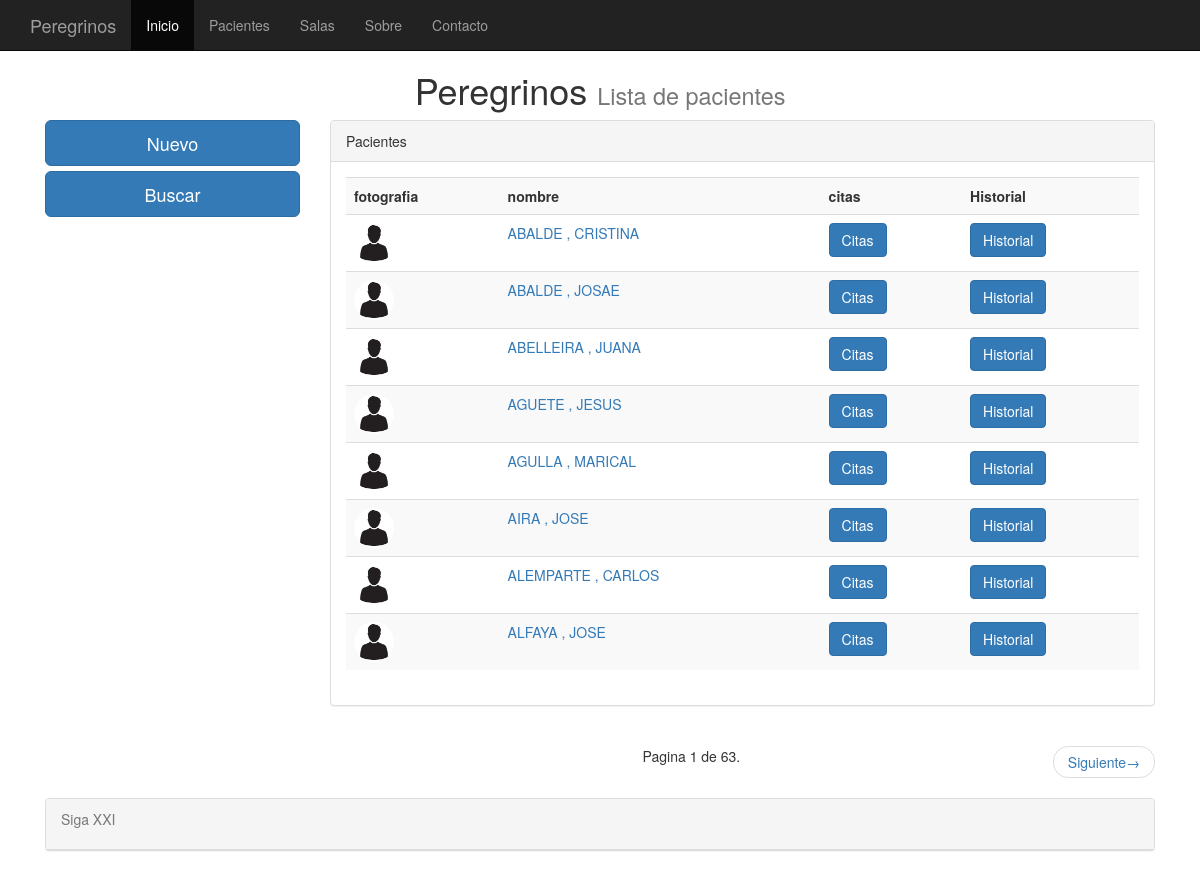
Before: /pacientes/ with the older database file.
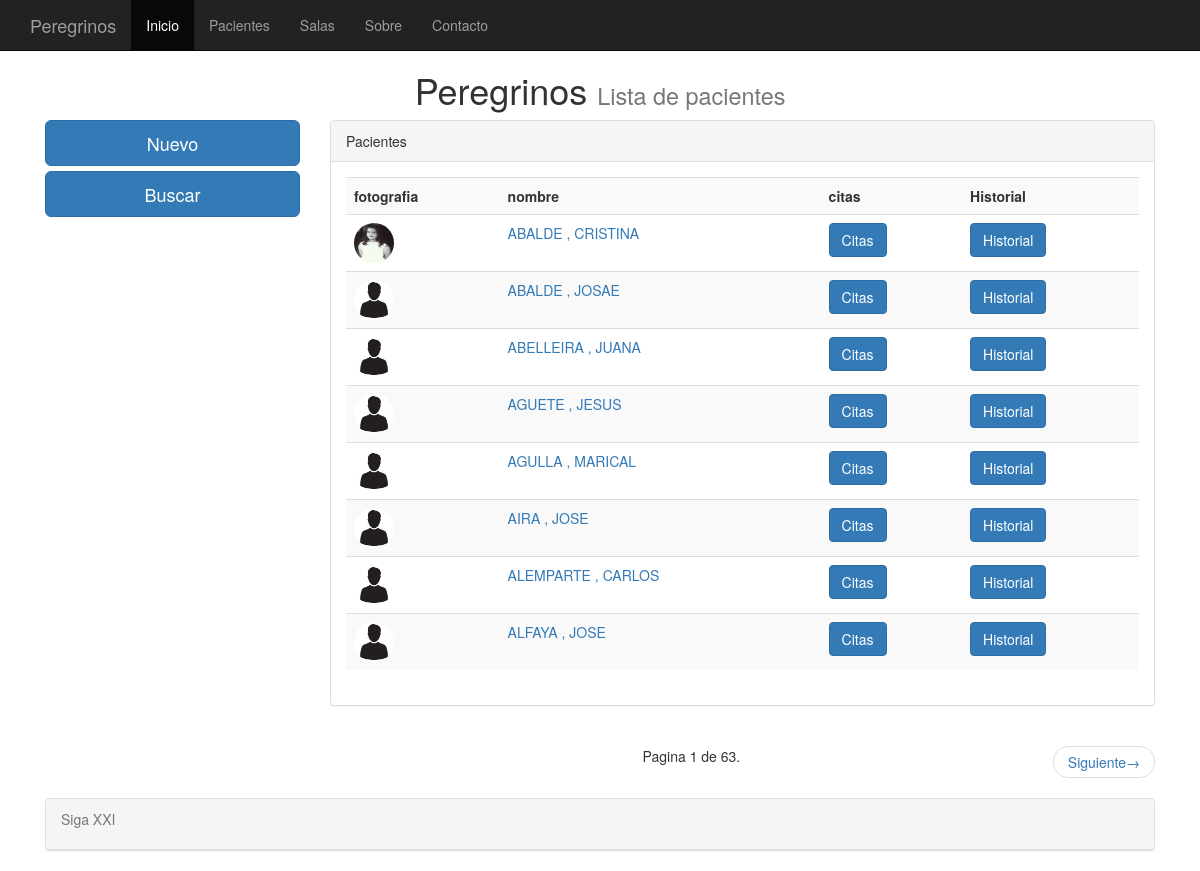
After: the same page with the newer database file.
### clinica/models.py (models this page shows, shortened)
class clientes(models.Model):
    nombre = models.CharField(max_length=75)
    apellidos = models.CharField(max_length=75)
    telefono =  models.PositiveIntegerField(null=True, blank=True)
    telefono2 = models.PositiveIntegerField(null=True, blank=True)
    antiguedad = models.DateTimeField(default=datetime.now, blank=True)
    fotografia = models.ImageField(upload_to='imagenes', blank=True)

### clinica/views.py (the view)
# urls.py: url(r'^pacientes/',ListaPacientes.as_view(), name = 'ListaPacientes'),
class ListaPacientes(ListView):
    queryset = clientes.objects.order_by('apellidos')
    context_object_name = 'clientes'
    paginate_by = 8

### templates/clinica/clientes_list.html (shortened to what this page needs)
{% extends "base.html" %}
{%   load   staticfiles   %}
{% block titulo %}
Lista de pacientes
{% endblock %}
{% block content %}
<row>
	<div class="col-md-3">
		<a href="/paciente/agregar" class="btn btn-primary btn-lg btn-block">Nuevo</a>
		<a href="/pacientes_buscar" class="btn btn-primary btn-lg btn-block">Buscar</a>
	</div>
	<div class="col-md-9" >
		<div class="panel panel-default">
			<div class="panel-heading">Pacientes</div>
			<div class ="panel-body">
				{% if object_list %}
				<div class="table-responsive">
				<table class="table table-striped">
					<th>fotografia</th>
					<th>nombre</th>
					<th>citas</th>
					<th>Historial</th>
          {% for pacientes  in object_list %}
						<tr>
							<td>
								{% if pacientes.fotografia %}
									<img src="{{ pacientes.fotografia.url }}"  class="img-circle" width="40" height="40" >
								{% else %}
									<img src="/media/imagenes/user.jpg"  class="img-circle" width="40" height="40">
								{% endif %}
							</td>
							<td><a href="/pacientes_detalle/{{pacientes.id}}/"><spam>{{ pacientes.apellidos | capfirst }} , {{ pacientes.nombre | capfirst }}</spam></a></td>
							<td><a href="/citas/{{pacientes.id}}/" class="btn btn-primary">Citas<a></td>
							<td><a href="/historial/{{pacientes.id}}/" class="btn btn-primary">Historial<a></td>
					{% endfor %}
				  </table>
				</div>
		    {% else %}
        	<p class="text-warning">No hay clientes registrados.</p>
        {% endif %}
			</div>
		</div>
	</div>
</row>
<row>
	<div class="col-md-9 col-md-offset-3">
		<nav>
			<ul class="pager">
				<li> Pagina {{ page_obj.number }} de {{ paginator.num_pages }}.</li>
				{% if page_obj.has_next %}
				<li class="next"><a href="?page={{ page_obj.next_page_number }}">Siguiente<spam aria-hideen="true">&rarr;</spam></a></li>
				{%endif%}
			</ul>
		</nav>
	</div>
</row>
{% endblock %}

Changed rows visible on the page:
changed clientes "CRISTINA": fotografia: picture added in place of a placeholder
changed clientes "JOSAE": fotografia: picture removed
